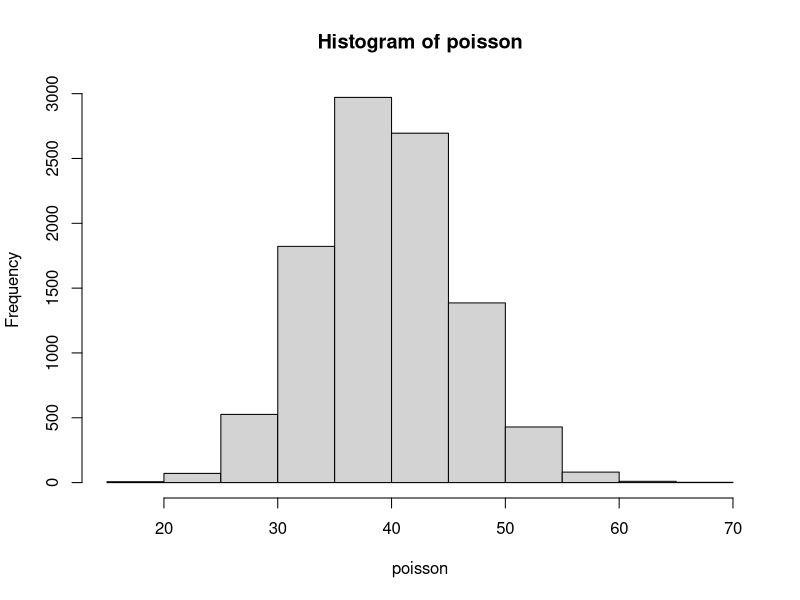

Source code (R):
nsim=10^4
lambda=40
N=floor(lambda)
p=exp(-lambda)
S_N=p
for (i in 1:N){
  p=p*lambda/i
  S_N=S_N+p
}
rand=runif(nsim)
poisson=rep(0,nsim)
for (i in 1:nsim){
  P=S_N
  pp=p
  k=N
  if(S_N<rand[i]){
    while (P<rand[i]) {
      k=k+1
      pp=pp*lambda/k
      P=P+pp
    }
  } else {
    while (rand[i]<P) {
      P=P-pp
      pp=pp*k/lambda
      k=k-1
    }
    k=k+1
  }
  poisson[i]=k
}
hist(poisson)
mean(poisson)
sd(poisson)^2